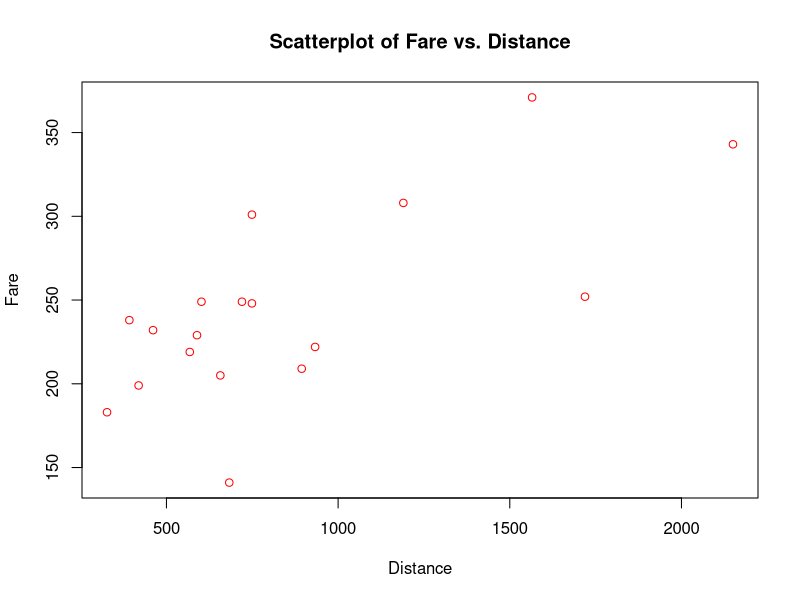
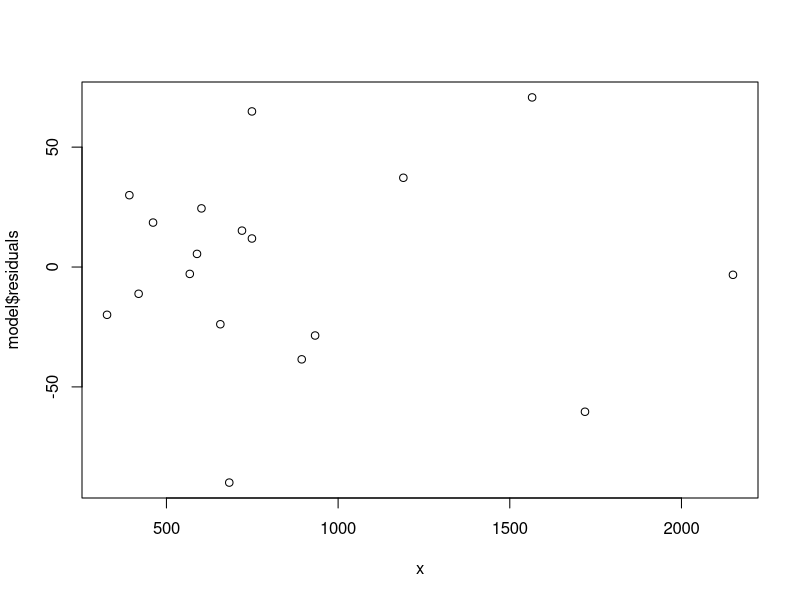
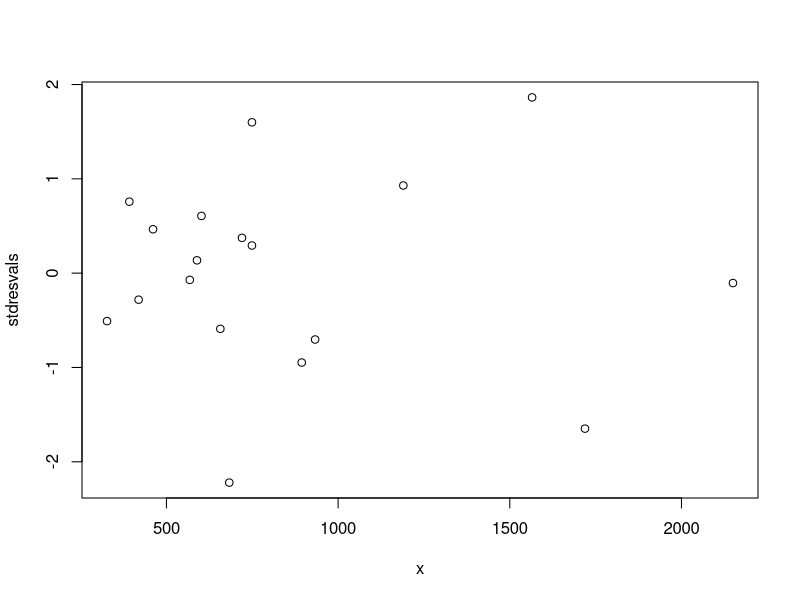
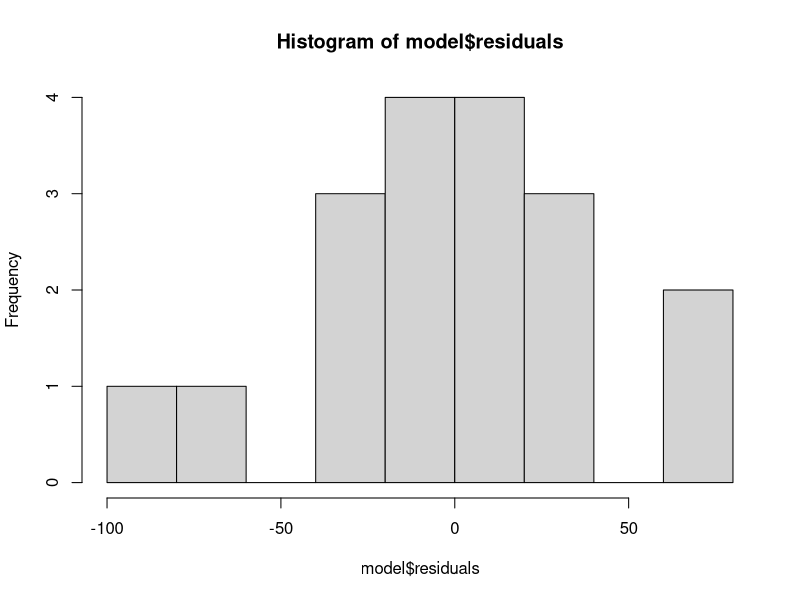
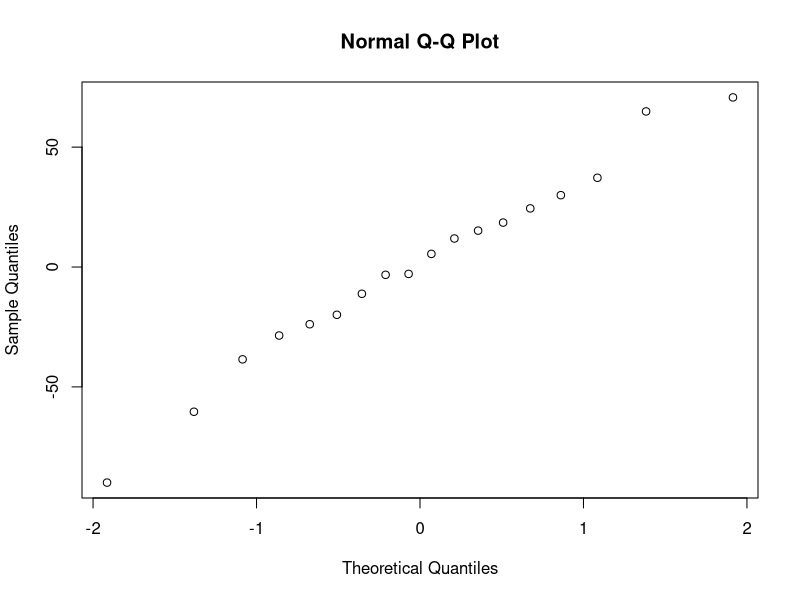
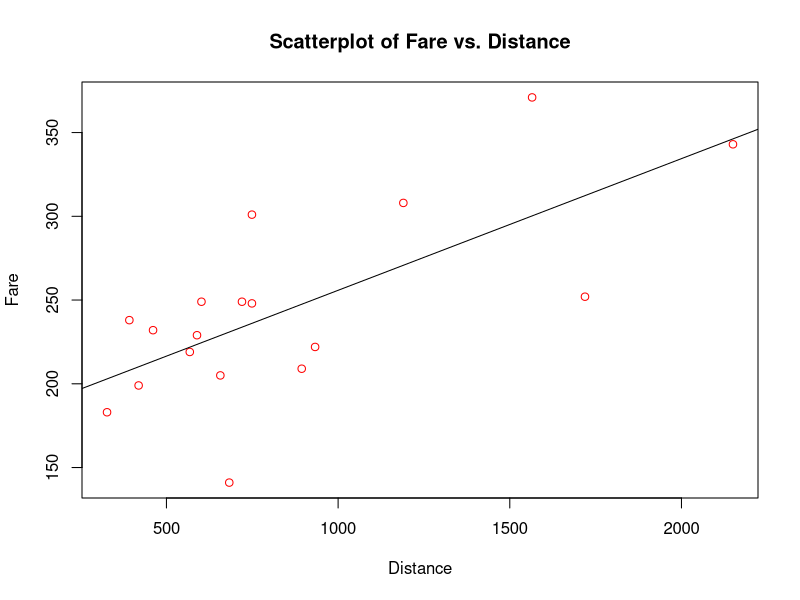

The R source for these figures, in order:
## ---- chunk 1
knitr::opts_chunk$set(echo = TRUE, warning = FALSE, message = FALSE, fig.align = "center", comment = NA)
library(tidyverse)
## ---- chunk 2
AtlReg <- read.csv("AtlantaRegression.csv")
AtlReg

# Figure out what your x and y are
x <- AtlReg$Distance
y <- AtlReg$Fare

############################################################################
# Checking Assumption 1:
############################################################################

# Create a scatterplot of x vs. y
plot(x, y, xlab="Distance", ylab="Fare", main = "Scatterplot of Fare vs. Distance", col = "red")

# Find the correlation between x and y
r <- cor(x,y)
r

# Find the R^2 value
Rsquared <- cor(x,y)^2
Rsquared

# Everything looks good? 

############################################################################
# Checking Assumption 2 and 3:
############################################################################

# We have to create the linear model to get the residual plot
# we use the lm function to create the linear model

model <- lm(y ~ x) 

# It is time to examine the residual

plot(x, model$residuals) # residuals vs x - Residual plot

# a better residual plot?
library(MASS)
stdresvals <- stdres(model) # standardized residuals
plot(x, stdresvals) # This residual plot is easier to read than the previous

############################################################################
# Checking Assumption 4:
############################################################################

hist(model$residuals) # histogram of residuals - To check if residuals are normal

qqnorm(model$residuals) # QQplot- To check if residuals are normal

## ---- chunk 3
AtlReg <- read.csv("AtlantaRegression.csv")
AtlReg

# Figure out what your x and y are
x <- AtlReg$Distance
y <- AtlReg$Fare

model <- lm(y ~ x)

# plot of x vs. y 
plot(x, y, xlab="Distance", ylab="Fare", main = "Scatterplot of Fare vs. Distance", col = "red")

#We can add the line to the plot as a visual aid
abline(lm(y~x))

summary(model)

names(model)

model$coefficients  #[1] is the intercept, [2] is the slope

model$fitted.values
model$residuals

#--------------------------------------------------
# Optional: Creating an easily read table of obsreved values, fits and residuals:

numbers <- cbind(AtlReg[,3], model$fitted.values, model$residuals)
colnames(numbers) <- c("Observed Fare", "Fits", "Residuals")
rownames(numbers) <- AtlReg[,1]

output <- as.table(numbers)
output
#--------------End Table---------------------------
## ---- chunk 4
summary(model) # Use this to get the coefficients
## ---- chunk 5
model <- lm(y ~ x)
summary(model)
## ---- chunk 6
model <- lm(y ~ x)

confint(model, level=.95) # 95% CI for betas
## ---- chunk 7
model <- lm(y ~ x)

#confidence interval for the new observation 700
predict(lm(y~x), data.frame(x=700),interval="conf",level=.95) #confidence interval

model <- lm(y ~ x)

#prediction interval for the new observation 700
predict(lm(y~x), data.frame(x=700),interval="pred",level=.95) #prediction interval

